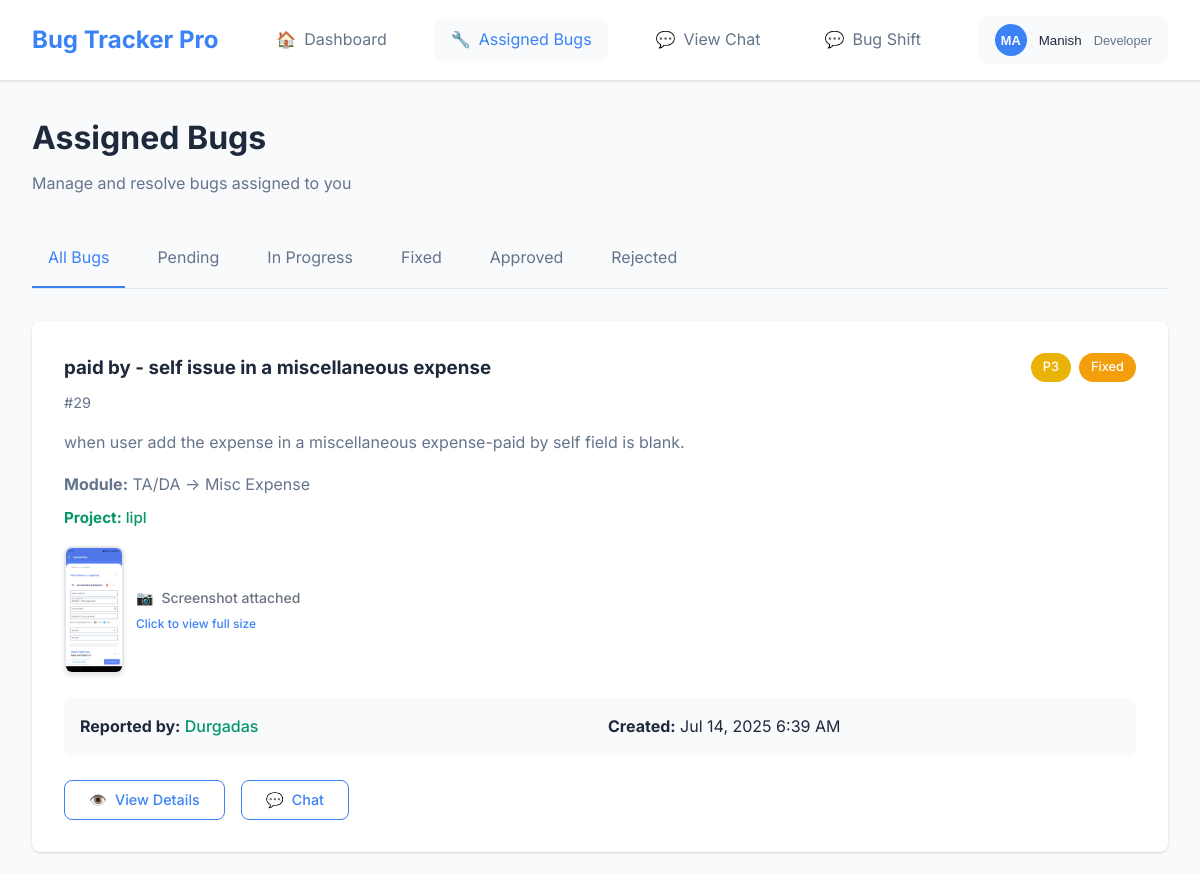
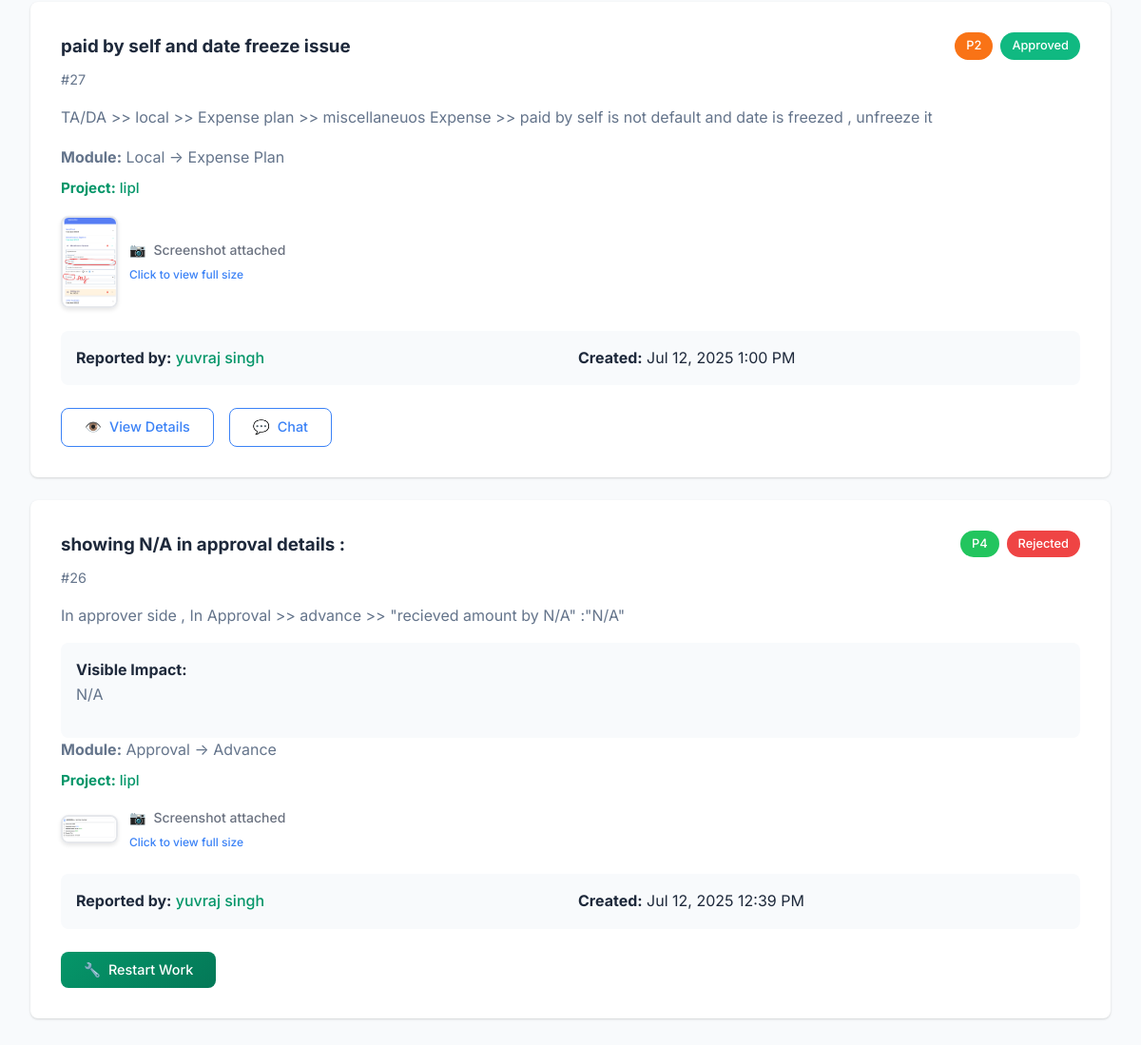
The page /developer_bugs.php (signed in) on the database its author committed (2 pictures, top to bottom).
### tables this page shows
CREATE TABLE `bug_tickets` (
  `id` int NOT NULL,
  `title` varchar(500) NOT NULL,
  `description` text NOT NULL,
  `priority` enum('P1','P2','P3','P4') NOT NULL,
  `visible_impact` text,
  `screenshot` varchar(255) DEFAULT NULL,
  `assigned_dev_id` int DEFAULT NULL,
  `created_by` int NOT NULL,
  `status` enum('pending','in_progress','fixed','approved','rejected') DEFAULT 'pending',
  `created_at` timestamp NOT NULL DEFAULT CURRENT_TIMESTAMP,
  `updated_at` timestamp NOT NULL DEFAULT CURRENT_TIMESTAMP ON UPDATE CURRENT_TIMESTAMP,
  `module` varchar(255) DEFAULT NULL,
  `submodule` varchar(255) DEFAULT NULL,
  `project_id` int DEFAULT NULL
);

CREATE TABLE `projects` (
  `id` int NOT NULL,
  `name` varchar(255) NOT NULL,
  `created_at` timestamp NOT NULL DEFAULT CURRENT_TIMESTAMP,
  `updated_at` timestamp NOT NULL DEFAULT CURRENT_TIMESTAMP ON UPDATE CURRENT_TIMESTAMP
);

CREATE TABLE `users` (
  `id` int NOT NULL,
  `name` varchar(255) NOT NULL,
  `email` varchar(255) NOT NULL,
  `password` varchar(255) NOT NULL,
  `role` enum('tester','developer','admin') NOT NULL DEFAULT 'tester',
  `created_at` timestamp NOT NULL DEFAULT CURRENT_TIMESTAMP,
  `updated_at` timestamp NOT NULL DEFAULT CURRENT_TIMESTAMP ON UPDATE CURRENT_TIMESTAMP
);

### config.php (called while the page is built, shortened)
<?php
function getUserRole() {
    return $_SESSION['user_role'] ?? null;
}
function formatDate($date) {
    return date('M d, Y g:i A', strtotime($date));
}
function getPriorityColor($priority) {
    switch($priority) {
        case 'P2': return '#f97316';
        case 'P3': return '#eab308';
        case 'P4': return '#22c55e';
    }
}
function getStatusColor($status) {
    switch($status) {
        case 'fixed': return '#f59e0b';
        case 'approved': return '#10b981';
        case 'rejected': return '#ef4444';
    }
}
?>

### developer_bugs.php (the view, shortened to what this page needs)
<?php
require_once 'config.php';
$status = $_GET['status'] ?? 'all';
$page = max(1, intval($_GET['page'] ?? 1));
$limit = 10;
$offset = ($page - 1) * $limit;
$whereClause = "WHERE bt.assigned_dev_id = ?";
$params = [$_SESSION['user_id']];
$bugs = [];
try {
    $stmt = $pdo->prepare("
        SELECT bt.*, u.name as tester_name, u.email as tester_email, p.name as project_name
        FROM bug_tickets bt
        JOIN users u ON bt.created_by = u.id
        LEFT JOIN projects p ON bt.project_id = p.id
        $whereClause
        ORDER BY bt.created_at DESC
        LIMIT $limit OFFSET $offset
    ");
    $stmt->execute($params);
    $bugs = $stmt->fetchAll();
} catch (PDOException $e) {
    $error = 'Failed to load bugs';
}
?>
<!DOCTYPE html>
<html lang="en">
<head>
    <link rel="stylesheet" href="assets/css/style.css">
</head>
<body>
    <div class="app-container">
        <?php include 'includes/navbar.php'; ?>
        <main class="main-content">
            <div class="page-header">
                <h1>Assigned Bugs</h1>
                <p>Manage and resolve bugs assigned to you</p>
            </div>
            <div class="filter-tabs">
                <a href="?status=all" class="filter-tab <?php echo ($status == 'all') ? 'active' : ''; ?>">
                    All Bugs
                </a>
                <a href="?status=pending" class="filter-tab <?php echo ($status == 'pending') ? 'active' : ''; ?>">
                    Pending
                </a>
                <a href="?status=in_progress" class="filter-tab <?php echo ($status == 'in_progress') ? 'active' : ''; ?>">
                    In Progress
                </a>
                <a href="?status=fixed" class="filter-tab <?php echo ($status == 'fixed') ? 'active' : ''; ?>">
                    Fixed
                </a>
                <a href="?status=approved" class="filter-tab <?php echo ($status == 'approved') ? 'active' : ''; ?>">
                    Approved
                </a>
                <a href="?status=rejected" class="filter-tab <?php echo ($status == 'rejected') ? 'active' : ''; ?>">
                    Rejected
                </a>
            </div>
            <div class="bugs-container">
                <?php if (empty($bugs)): ?>
                    <div class="empty-state">
                        <div class="empty-icon">🔧</div>
                        <h3>No bugs found</h3>
                        <p>
                            <?php if ($status == 'all'): ?>
                                No bugs have been assigned to you yet.
                            <?php else: ?>
                                No bugs with "<?php echo htmlspecialchars($status); ?>" status found.
                            <?php endif; ?>
                        </p>
                    </div>
                <?php else: ?>
                    <div class="bugs-grid">
                        <?php foreach ($bugs as $bug): ?>
                            <div class="bug-card-detailed">
                                <div class="bug-card-header">
                                    <div class="bug-title">
                                        <h3><?php echo htmlspecialchars($bug['title']); ?></h3>
                                        <div class="bug-id">#<?php echo $bug['id']; ?></div>
                                    </div>
                                    <div class="bug-badges">
                                        <span class="priority-badge" style="background-color: <?php echo getPriorityColor($bug['priority']); ?>">
                                            <?php echo $bug['priority']; ?>
                                        </span>
                                        <span class="status-badge" style="background-color: <?php echo getStatusColor($bug['status']); ?>">
                                            <?php echo ucfirst(str_replace('_', ' ', $bug['status'])); ?>
                                        </span>
                                    </div>
                                </div>
                                <div class="bug-description">
                                    <p><?php echo htmlspecialchars($bug['description']); ?></p>
                                    <?php if ($bug['visible_impact']): ?>
                                        <div class="visible-impact">
                                            <strong>Visible Impact:</strong>
                                            <p><?php echo htmlspecialchars($bug['visible_impact']); ?></p>
                                        </div>
                                    <?php endif; ?>
                                    <div class="bug-module-info">
                                        <strong>Module:</strong> <?php echo htmlspecialchars($bug['module'] ?? 'N/A'); ?> → <?php echo htmlspecialchars($bug['submodule'] ?? 'N/A'); ?>
                                    </div>
                                    <?php if ($bug['project_name']): ?>
                                        <div class="bug-project-info">
                                            <strong>Project:</strong> <?php echo htmlspecialchars($bug['project_name']); ?>
                                        </div>
                                    <?php endif; ?>
                                    <?php if ($bug['screenshot']): ?>
                                        <div class="bug-screenshot">
                                            <img src="<?php echo UPLOAD_DIR . $bug['screenshot']; ?>"
                                                 alt="Bug Screenshot"
                                                 class="bug-screenshot-thumbnail"
                                                 onclick="openModal('<?php echo UPLOAD_DIR . $bug['screenshot']; ?>')">
                                            <div class="screenshot-info">
                                                <span class="screenshot-label">
                                                    <span class="screenshot-icon">📷</span>Screenshot attached
                                                </span>
                                                <a href="javascript:void(0)"
                                                   onclick="openModal('<?php echo UPLOAD_DIR . $bug['screenshot']; ?>')"
                                                   class="screenshot-action">Click to view full size</a>
                                            </div>
                                        </div>
                                    <?php endif; ?>
                                </div>
                                <div class="bug-meta">
                                    <div class="bug-reporter">
                                        <strong>Reported by:</strong> <?php echo htmlspecialchars($bug['tester_name']); ?>
                                    </div>
                                    <div class="bug-date">
                                        <strong>Created:</strong> <?php echo formatDate($bug['created_at']); ?>
                                    </div>
                                </div>
                                <div class="bug-actions">
                                    <?php if ($bug['status'] == 'pending' || $bug['status'] == 'rejected'): ?>
                                        <a href="fix_bug.php?id=<?php echo $bug['id']; ?>" class="btn btn-primary">
                                            <span>🔧</span> <?php echo $bug['status'] == 'rejected' ? 'Restart Work' : 'Start Working'; ?>
                                        </a>
                                    <?php else: ?>
                                        <a href="fix_bug.php?id=<?php echo $bug['id']; ?>" class="btn btn-outline">
                                            <span>👁️</span> View Details
                                        </a>
                                        <a href="chat_bug.php?id=<?php echo $bug['id']; ?>" class="btn btn-outline">
                                            <span>💬</span> Chat
                                        </a>
                                    <?php endif; ?>
                                </div>
                            </div>
                        <?php endforeach; ?>
                    </div>
                <?php endif; ?>
            </div>
        </main>
    </div>
</body>
</html>

### includes/navbar.php (shortened to what this page needs)
<nav class="navbar">
    <div class="navbar-brand">
        <h1><?php echo SITE_NAME; ?></h1>
    </div>
    <div class="navbar-nav">
        <a href="dashboard.php" class="nav-link <?php echo (basename($_SERVER['PHP_SELF']) == 'dashboard.php') ? 'active' : ''; ?>">
            <span>🏠</span> Dashboard
        </a>
        <?php if (getUserRole() == 'tester'): ?>
            <a href="create_bug.php" class="nav-link <?php echo (basename($_SERVER['PHP_SELF']) == 'create_bug.php') ? 'active' : ''; ?>">
                <span>🐛</span> Report Bug
            </a>
            <a href="my_bugs.php" class="nav-link <?php echo (basename($_SERVER['PHP_SELF']) == 'my_bugs.php') ? 'active' : ''; ?>">
                <span>📋</span> My Bugs
            </a>
            <a href="chat_portal.php" class="nav-link <?php echo (basename($_SERVER['PHP_SELF']) == 'chat_portal.php') ? 'active' : ''; ?>">
                <span>💬</span> View Chat
            </a>
            <a href="generate_report.php" class="nav-link <?php echo (basename($_SERVER['PHP_SELF']) == 'generate_report.php') ? 'active' : ''; ?>">
                <span>📊</span> Reports
            </a>
            <a href="bug_shift.php" class="nav-link <?php echo (basename($_SERVER['PHP_SELF']) == 'chat_portal.php') ? 'active' : ''; ?>">
                <span>💬</span> Bug Shift
            </a>
        <?php elseif (getUserRole() == 'developer'): ?>
            <a href="developer_bugs.php" class="nav-link <?php echo (basename($_SERVER['PHP_SELF']) == 'developer_bugs.php') ? 'active' : ''; ?>">
                <span>🔧</span> Assigned Bugs
            </a>
            <a href="chat_portal.php" class="nav-link <?php echo (basename($_SERVER['PHP_SELF']) == 'chat_portal.php') ? 'active' : ''; ?>">
                <span>💬</span> View Chat
            </a>
             <a href="bug_shift.php" class="nav-link <?php echo (basename($_SERVER['PHP_SELF']) == 'chat_portal.php') ? 'active' : ''; ?>">
                <span>💬</span> Bug Shift
            </a>
        <?php endif; ?>
    </div>
    <div class="navbar-user">
        <div class="user-menu">
            <button class="user-button" onclick="toggleUserMenu()">
                <span class="user-avatar"><?php echo strtoupper(substr($_SESSION['user_name'], 0, 2)); ?></span>
                <span class="user-name"><?php echo htmlspecialchars($_SESSION['user_name']); ?></span>
                <span class="user-role"><?php echo ucfirst(getUserRole()); ?></span>
            </button>
        </div>
    </div>
</nav>

### developer_bugs.php (style rules this page uses)
.bug-screenshot { margin: 1rem 0; display: flex; align-items: center; gap: 0.75rem; }
.bug-screenshot-thumbnail { width: 60px; height: 60px; border-radius: 8px; object-fit: cover; border: 2px solid #e5e7eb; cursor: pointer; transition: all 0.2s ease; box-shadow: 0 2px 4px rgba(0, 0, 0, 0.1); }
.screenshot-info { display: flex; flex-direction: column; gap: 0.25rem; }
.screenshot-label { font-size: 0.875rem; color: #6b7280; font-weight: 500; }
.screenshot-action { font-size: 0.75rem; color: #3b82f6; text-decoration: none; font-weight: 500; }
.screenshot-icon { display: inline-block; margin-right: 0.5rem; color: #6b7280; }
.bug-reporter { color: #059669; font-weight: 500; }
.bug-actions .btn-primary { background: linear-gradient(135deg, #059669 0%, #047857 100%); border: none; }
.bug-project-info { margin-top: 0.5rem; font-size: 0.95rem; color: #059669; font-weight: 500; }

### rows shown on the page
bug_tickets: title "paid by - self issue in a miscellaneous expense", id "29", priority "P3", status "Fixed", description "when user add the expense in a miscellaneous expense-paid by self field is blank.", module "TA/DA", submodule "Misc Expense", project.name "lipl", screenshot (picture), created_by.name "Durgadas", created_at "Jul 14, 2025 6:39 AM"
bug_tickets: title "paid by self and date freeze issue", id "27", priority "P2", status "Approved", description "TA/DA >> local >> Expense plan >> miscellaneuos Expense >> paid by self is not default and date is freezed , unfreeze it", module "Local", submodule "Expense Plan", project.name "lipl", screenshot (picture), created_by.name "yuvraj singh", created_at "Jul 12, 2025 1:00 PM"
bug_tickets: title "showing N/A in approval details :", id "26", priority "P4", status "Rejected", description "In approver side , In Approval >> advance >> \"recieved amount by N/A\" :\"N/A\"", visible_impact "N/A", module "Approval", submodule "Advance", project.name "lipl", screenshot (picture), created_by.name "yuvraj singh", created_at "Jul 12, 2025 12:39 PM", shows "Restart Work"

### other values the page prints
SITE_NAME "Bug Tracker Pro"
substr($_SESSION['user_name'], 0, 2) "MA"
$_SESSION['user_name'] "Manish"
getUserRole() "Developer"
